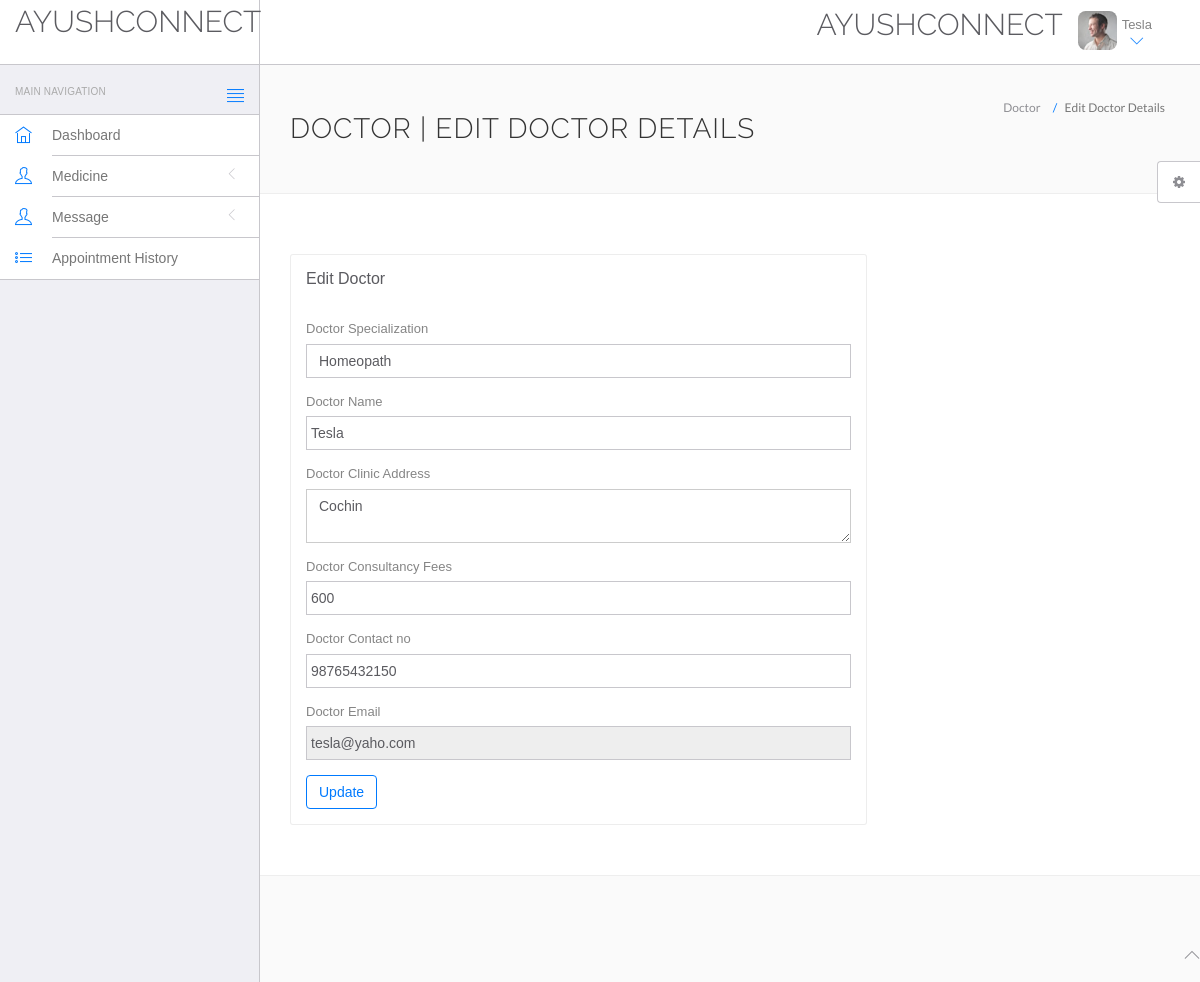
/hms/doctor/edit-profile.php (signed in), run on the app's committed database.
### tables this page shows
CREATE TABLE IF NOT EXISTS `doctors` (
  `id` int(11) NOT NULL AUTO_INCREMENT,
  `specilization` varchar(255) NOT NULL,
  `doctorName` varchar(255) NOT NULL,
  `address` longtext NOT NULL,
  `docFees` varchar(255) NOT NULL,
  `contactno` bigint(11) NOT NULL,
  `docEmail` varchar(255) NOT NULL,
  `password` varchar(255) NOT NULL,
  `creationDate` timestamp NOT NULL DEFAULT CURRENT_TIMESTAMP,
  `updationDate` varchar(255) NOT NULL,
  PRIMARY KEY (`id`)
);

### hms/doctor/edit-profile.php (the view, shortened to what this page needs)
<!DOCTYPE html>
<html lang="en">
	<head>
		<link rel="stylesheet" href="vendor/bootstrap/css/bootstrap.min.css">
		<link rel="stylesheet" href="vendor/fontawesome/css/font-awesome.min.css">
		<link rel="stylesheet" href="vendor/themify-icons/themify-icons.min.css">
		<link href="vendor/animate.css/animate.min.css" rel="stylesheet" media="screen">
		<link href="vendor/perfect-scrollbar/perfect-scrollbar.min.css" rel="stylesheet" media="screen">
		<link href="vendor/switchery/switchery.min.css" rel="stylesheet" media="screen">
		<link href="vendor/bootstrap-touchspin/jquery.bootstrap-touchspin.min.css" rel="stylesheet" media="screen">
		<link href="vendor/select2/select2.min.css" rel="stylesheet" media="screen">
		<link href="vendor/bootstrap-datepicker/bootstrap-datepicker3.standalone.min.css" rel="stylesheet" media="screen">
		<link href="vendor/bootstrap-timepicker/bootstrap-timepicker.min.css" rel="stylesheet" media="screen">
		<link rel="stylesheet" href="assets/css/styles.css">
		<link rel="stylesheet" href="assets/css/plugins.css">
		<link rel="stylesheet" href="assets/css/themes/theme-1.css" id="skin_color" />
	</head>
	<body>
		<div id="app">
<?php include('include/sidebar.php');?>
			<div class="app-content">
				<?php include('include/header.php');?>
				<div class="main-content" >
					<div class="wrap-content container" id="container">
						<section id="page-title">
							<div class="row">
								<div class="col-sm-8">
									<h1 class="mainTitle">Doctor | Edit Doctor Details</h1>
																	</div>
								<ol class="breadcrumb">
									<li>
										<span>Doctor</span>
									</li>
									<li class="active">
										<span>Edit Doctor Details</span>
									</li>
								</ol>
							</div>
						</section>
						<div class="container-fluid container-fullw bg-white">
							<div class="row">
								<div class="col-md-12">
									<div class="row margin-top-30">
										<div class="col-lg-8 col-md-12">
											<div class="panel panel-white">
												<div class="panel-heading">
													<h5 class="panel-title">Edit Doctor</h5>
												</div>
												<div class="panel-body">
									<?php $sql=mysql_query("select * from doctors where docEmail='".$_SESSION['dlogin']."'");
while($data=mysql_fetch_array($sql))
{
?>
													<form role="form" name="adddoc" method="post" onSubmit="return valid();">
														<div class="form-group">
															<label for="DoctorSpecialization">
																Doctor Specialization
															</label>
							<select name="Doctorspecialization" class="form-control" required="required">
					<option value="<?php echo htmlentities($data['specilization']);?>">
					<?php echo htmlentities($data['specilization']);?></option>
															</select>
														</div>
<div class="form-group">
															<label for="doctorname">
																 Doctor Name
															</label>
	<input type="text" name="docname" class="form-control" value="<?php echo htmlentities($data['doctorName']);?>" >
														</div>
<div class="form-group">
															<label for="address">
																 Doctor Clinic Address
															</label>
					<textarea name="clinicaddress" class="form-control"><?php echo htmlentities($data['address']);?></textarea>
														</div>
<div class="form-group">
															<label for="fess">
																 Doctor Consultancy Fees
															</label>
		<input type="text" name="docfees" class="form-control" required="required"  value="<?php echo htmlentities($data['docFees']);?>" >
														</div>
<div class="form-group">
									<label for="fess">
																 Doctor Contact no
															</label>
					<input type="text" name="doccontact" class="form-control" required="required"  value="<?php echo htmlentities($data['contactno']);?>">
														</div>
<div class="form-group">
									<label for="fess">
																 Doctor Email
															</label>
					<input type="email" name="docemail" class="form-control"  readonly="readonly"  value="<?php echo htmlentities($data['docEmail']);?>">
														</div>
														<?php } ?>
														<button type="submit" name="submit" class="btn btn-o btn-primary">
															Update
														</button>
													</form>
												</div>
											</div>
										</div>
											</div>
										</div>
								</div>
					</div>
				</div>
			</div>
	<?php include('include/footer.php');?>
	<?php include('include/setting.php');?>
		</div>
	</body>
</html>

### hms/doctor/include/header.php (shortened to what this page needs)
<header class="navbar navbar-default navbar-static-top">
					<div class="navbar-header">
						<a class="navbar-brand" href="#">
							<h2 style="padding-top:2% ">AYUSHCONNECT </h2>
						</a>
						<a href="#" class="sidebar-toggler pull-right visible-md visible-lg" data-toggle-class="app-sidebar-closed" data-toggle-target="#app">
							<i class="ti-align-justify"></i>
						</a>
					</div>
					<div class="navbar-collapse collapse">
						<ul class="nav navbar-right">
								<li  style="padding-top:2% ">
								<h2>AYUSHCONNECT </h2>
							</li>
							<li class="dropdown current-user">
								<a href class="dropdown-toggle" data-toggle="dropdown">
									<img src="assets/images/avatar-1.jpg" alt="Peter"> <span class="username">
									<?php $query=mysql_query("select doctorName from doctors where id='".$_SESSION['id']."'");
while($row=mysql_fetch_array($query))
{
	echo $row['doctorName'];
}
									?> <i class="ti-angle-down"></i></i></span>
								</a>
							</li>
						</ul>
					</div>
				</header>

### hms/doctor/assets/css/themes/theme-1.css (style rules this page uses)
body { background: #FAFAFA; }
header .navbar-header { background: #ffffff !important; border-right-color: #c8c7cc !important; border-bottom-color: #c8c7cc !important; }
header .navbar-header .sidebar-toggler, header .navbar-header .sidebar-mobile-toggler { color: #007aff !important; }
header .navbar-header .navbar-brand { color: #777 !important; }
header .navbar-collapse { background: #ffffff !important; border-bottom-color: #c8c7cc !important; box-shadow: none !important; }
header .navbar-collapse .navbar-right > li > a { color: #777; }
header .navbar-collapse .navbar-right > li > a i { color: #007aff !important; }

### data on the page
doctors: doctorName "Tesla", Doctorspecialization "Homeopath", docname "Tesla", clinicaddress "Cochin", docfees "600", doccontact "98765432150", docemail "tesla@yaho.com"
